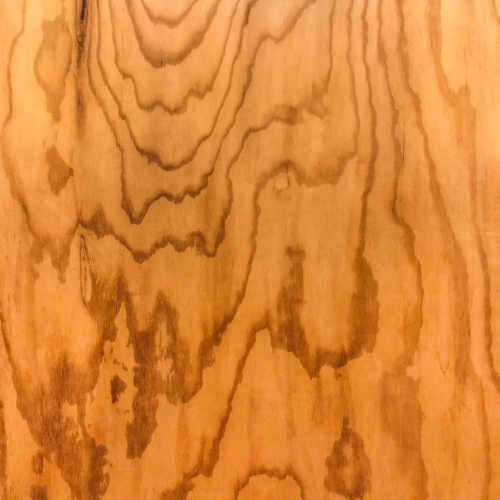
#> input picture Dataset generation scripts/Images/Background 1.jpeg, 1000 x 1000 px, given in place of Background 7.jpeg, which was not available (shown at 1/2 size); the run also reads 1 picture not shown here
$ python generate_individual_cards.py
#> lines starting #> are read from the running program, lines starting #| are printed output that depends on the picture; after the words box and inside, x2 and y2 are one past the last pixel; in counts of white or black regions, pixels touching at a corner belong together; pictures that were not available may be replaced by others from this repository, and a replacement may not be noted
"""
This program will be used to generate a dataset of individual cards.
It will be used to train the Neural Network for finding the classes of the uncovered cards.
The dataset will contain images of individual uncovered cards of 8 different classes.
This dataset will be fed as input to a Convolutional Neural Network which will be trained to predict the label
of cards.
"""

import random
from PIL import Image, ImageEnhance

images = [
    "Big_Ben",
    "Bradenburg_Gate",
    "Colosseo",
    "Duomo",
    "Eiffel",
    "Saint_Basil_Cathedral",
    "Statue_of_liberty",
    "Sagrada_familia",
]


def random_card(images):
    """
    Shuffle the cards
    """
    return random.choice(images)


def augment_card(card):
    """
    Rotate the card
    """
    random_rotation = random.randint(-20, 20)
    rotated_card = card.rotate(random_rotation, expand=True)
    mask = Image.new("L", card.size, 255)
    mask = mask.rotate(random_rotation, expand=True)
    return [rotated_card, mask]


def apply_brightness(card):
    """
    Apply brightness to image
    """
    value = random.uniform(0.6, 1.3)
    contrast = ImageEnhance.Brightness(card)
    contrast = contrast.enhance(value)
    return contrast


def card_to_image(card):
    """
    Return the resulting card as an image.
    """
#> called with card = 'Statue_of_liberty'
    images_path = "Images\\"
    random_chosen_background = str(random.randint(1, 12))
    table_image = Image.open(f"{images_path}Background {random_chosen_background}.jpeg")
#> table_image is the input picture: PIL image 1000x1000 RGB; mean R, G, B 220.1, 134.4, 55.4
    table_image = table_image.resize((100, 100))
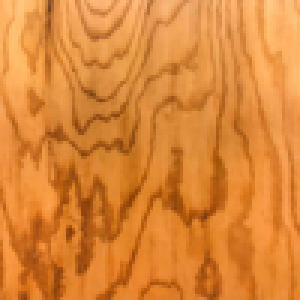
#> table_image: PIL image 100x100 RGB (shown 3 times larger); mean R, G, B 220.1, 134.4, 55.4
    card_image = Image.open(images_path + card + ".jpeg")
    card_image = card_image.resize((70, 70))
#> card_image: PIL image 70x70 RGB; every value is 195
    card_and_mask = augment_card(card_image)
#> in augment_card, `rotated_card = card.rotate(random_rotation, expand=True)`:
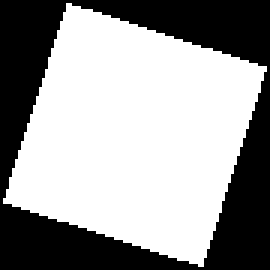
#> rotated_card: PIL image 90x90 RGB (shown 3 times larger); values 0 (black) and 195 (white), 60.5% white; 1 black region, box (x1, y1, x2, y2) and area: (0, 0, 90, 90) 3196
#> in augment_card, `mask = Image.new("L", card.size, 255)`: mask: PIL image 70x70 L; every value is 255
#> card_and_mask = 2 items
    card_image = card_and_mask[0]
    mask = card_and_mask[1]

    table_image.paste(card_image, mask=mask)
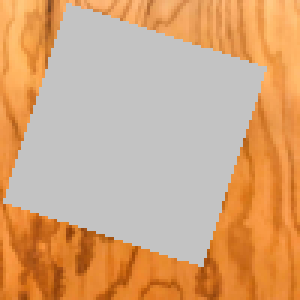
#> table_image: PIL image 100x100 RGB (shown 3 times larger); mean R, G, B 211.4, 166.6, 126.4
    table_image = apply_brightness(table_image)
#> in apply_brightness, `contrast = contrast.enhance(value)`:
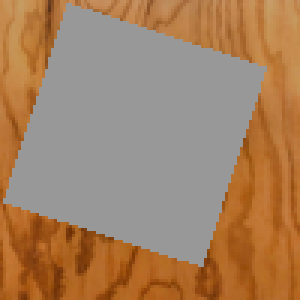
#> contrast: PIL image 100x100 RGB (shown 3 times larger); mean R, G, B 164.7, 129.8, 98.3
    table_image = table_image.convert("L")
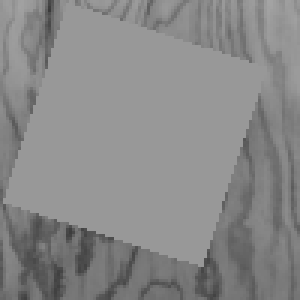
#> table_image: PIL image 100x100 L (shown 3 times larger); min 59, max 164, mean 136.6
    return table_image


if __name__ == "__main__":
    # Generate the images, and save them to disk.
    for i in range(0, 68000):
        card = random_card(images)
#> (the run stopped early here; a loop or call above may not have finished)
